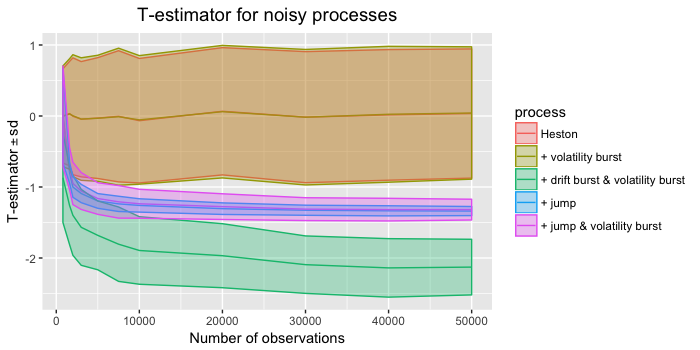

Generate this figure with R:
library(ggplot2)
library(latex2exp)
setwd(Sys.getenv("masters-thesis"))
source("Simulation/Heston.R")
source("Simulation/Bursts.R")
source("Simulation/Jumps.R")
source("Estimation/pre-average.R")
source("Estimation/estimates.R")

#seed
set.seed(100)

p0 <- Sys.time()

#################### PARAMETERS THAT DON'T CHANGE ####################
omega2 <- 2.64*10^(-10) #What Mathias wrote
omega <- sqrt(omega2)
K2 <- 0.5 #K2

#Burst settings
alpha <- 0.8
beta <- 0.1
c_1 <- (1-alpha)*0.005/(10/(60*24*7*52))^(1-alpha)
c_2 <- sqrt((1-2*beta)*0.001^2/(10/(60*24*7*52))^(1-2*beta))


#Constants regarding pre-avg kernel
phi_1 <- 1 #int(g'(x)^2)
phi_2 <- 1/12 #int(g^2)
int_g <- 1/4 #int(g)


#################### PARAMETERS CHANGING WITH N ####################
n_list <- c(800, 1600, 2000, 3000, 5000, 7500, 10000,
            20000, 30000, 40000, 50000)

#Initialize list with 5 mean, lower and upper for later plot

#Initialize list with 5 mean, lower and upper for later plot
n_processes <- 5

all_plot_data <- vector("list", n_processes)
for (i in 1:n_processes) {
  all_plot_data[[i]]$means <- numeric(length = length(n_list))
  all_plot_data[[i]]$lower <- all_plot_data[[i]]$means
  all_plot_data[[i]]$upper <- all_plot_data[[i]]$means
}

#################### LOOP OVER N ####################

for (my_n in 1:length(n_list)) {
  print(my_n)
  #my_n <- 1
  #my_n <- length(n_list)
  mat <- 6.5/(24*7*52)#*52*7*24*60*60 #In years
  n <- n_list[my_n]
  dt <- mat/n #In years
  theta_1 <- 10^(-1)
  k_n <- ceiling(theta_1*n^(1/2)) #It shouldn't become zero, therefore 'ceiling'
  #hd <- 2*10^3*n^(-1/4) #If miliseconds
  theta_2 <- 10^(-1)
  hd <- mat*theta_2*n^(-1/3) #If years
  
  #Check they are reasonable
  #n/k_n #We shouldn't use to many in pre-avg
  #hd/(k_n*dt) #We should have enough pre-avg within bandwidth
  
  #The index where i calculate T
  desired_index <- ceiling((n+1)/2) + k_n-2 #burst time + k_n - 2
  
  
  ############ Simulation #########
  Npath <- 400
  settings <- sim.setup(mat=mat, Npath = Npath, Nsteps = n, omega = omega) #6.5 hours
  Heston <- sim.heston(settings)
  Heston_vb <- sim.addvb(Heston,burst_time = 0.5, interval_length = 0.05, c_2 = c_2, beta = beta,reverse = F, recenter = F)
  Heston_vbdb <- sim.adddb(Heston_vb, burst_time=0.5,interval_length=0.05, c_1 = c_1, alpha = alpha, reverse = F)
  Heston_jump <- sim.addjump(Heston, burst_time = 0.5, interval_length = 0.05, c_1 = c_1, alpha = alpha)
  Heston_vbjump <- sim.addjump(Heston_vb, burst_time = 0.5, interval_length = 0.05, c_1 = c_1, alpha = alpha)
  
  #All paths
  all_paths <- list(Heston, Heston_vb, Heston_vbdb, Heston_jump, Heston_vbjump)

  for (j in 1:length(all_paths)) {
    #j <- 1
    path <- all_paths[[j]]
    
    ####### Pre-averaging #########
    #We need to transpose Y for dy to work properly
    Y <- t(as.matrix(path$Y))
    dy <- diff(Y)
    
    #Pre-avg (can't take vector)
    pre_y <- matrix(NA, nrow = Npath, ncol = n+1) #includes 0 and n to make same size as Heston$Y
    
    for (i in 1:Npath){
      pre_y[i,] <- c(rep(0,k_n+1),est.NewPreAverage(dy[,i],k_n))
    }
      
    #Plug back into Heston-data
    path$raw <- path$Y
    path$Y <- pre_y
    
    
    ######## CALCULATE T estimator ##########
    T_hat <- numeric(length = Npath)
    
    for (i in 1:Npath){
      #i <- 1
      single_path <- list(Y = path$Y[i,], time = Heston$time, raw = Heston$raw[i,])
      mu_hat <- est.mu.new(data = single_path,hd,t.index = c(desired_index-1,desired_index), kn = k_n)$mu[2]
      sigma_hat_2 <- est.sigma.new(data = single_path,hd, t.index = desired_index, kn = k_n,noisefun = est.noise.iid, theta = theta_1)$sig
      T_hat[i] <- sqrt(hd/K2) * mu_hat/sqrt(sigma_hat_2) #Correct
    }
    
    T_hat_clean <- na.omit(T_hat) #There MIGHT be negtive sigma-hat but it is highly unlikely
    
    ######## SAVE MEAN AND VARIANCE FOR PLOT #######
    all_plot_data[[j]]$means[my_n] <- mean(T_hat_clean)
    all_plot_data[[j]]$lower[my_n] <- all_plot_data[[j]]$means[my_n] - sqrt(var(T_hat_clean))
    all_plot_data[[j]]$upper[my_n] <- all_plot_data[[j]]$means[my_n] +sqrt(var(T_hat_clean))
  }
}


#################### PLOT ####################
#Re-shape to data.frame(x, lower, mean, upper, farve)

#Create numbers for colors
all_plot_data[[1]]$process <- rep("Heston", length(all_plot_data[[1]]$mean))
all_plot_data[[2]]$process <- rep("+ volatility burst", length(all_plot_data[[2]]$mean))
all_plot_data[[3]]$process <- rep("+ drift burst & volatility burst", length(all_plot_data[[3]]$mean))
all_plot_data[[4]]$process <- rep("+ jump", length(all_plot_data[[4]]$mean))
all_plot_data[[5]]$process <- rep("+ jump & volatility burst", length(all_plot_data[[5]]$mean))


#Create a single data_frame
plot_data_frame <- data.frame(n = n_list ,
                              lower= all_plot_data[[1]]$lower,
                              mean= all_plot_data[[1]]$mean,
                              upper= all_plot_data[[1]]$upper,
                              process= all_plot_data[[1]]$process)

for (i in 2:length(all_plot_data)){
  new_data_frame <- data.frame(n = n_list,
                               lower= all_plot_data[[i]]$lower,
                               mean= all_plot_data[[i]]$mean,
                               upper= all_plot_data[[i]]$upper,
                               process= all_plot_data[[i]]$process)
  plot_data_frame <- rbind(plot_data_frame,new_data_frame)
}

##### PLOT #####
ggplot(plot_data_frame, aes(n, mean, color = process)) +
  geom_line() +
  geom_ribbon(aes(ymin = lower, ymax = upper, fill = process), alpha = 0.3) +
  xlab("Number of observations") + ylab(TeX('$ T-estimator \\pm sd$')) +
  ggtitle("T-estimator for noisy processes") +
  theme(plot.title = element_text(hjust = 0.5, size = 14))

#Save dataframe for later
saveRDS(plot_data_frame, file="Figures2/Saved_data_for_plots/06_T-estimator2_with_noise.Rda")

print(Sys.time()-p0) #approx 10 min with max(n) = 60k and npaths = 500
